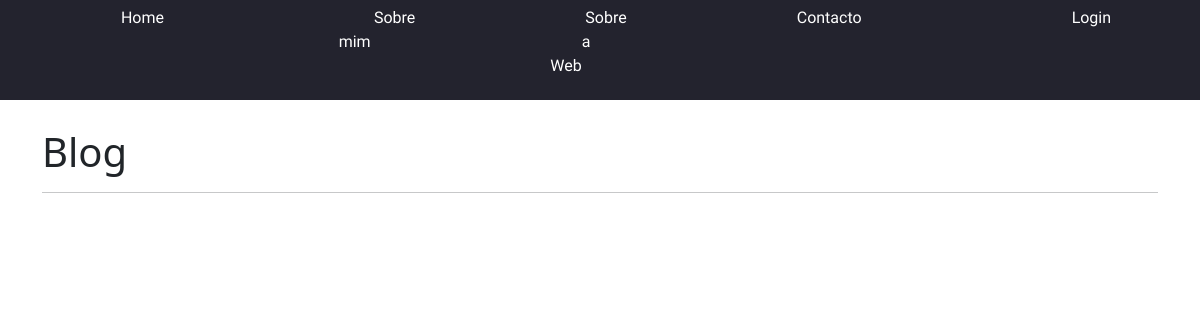
Page /portfolio/blog/ on the earlier database version.
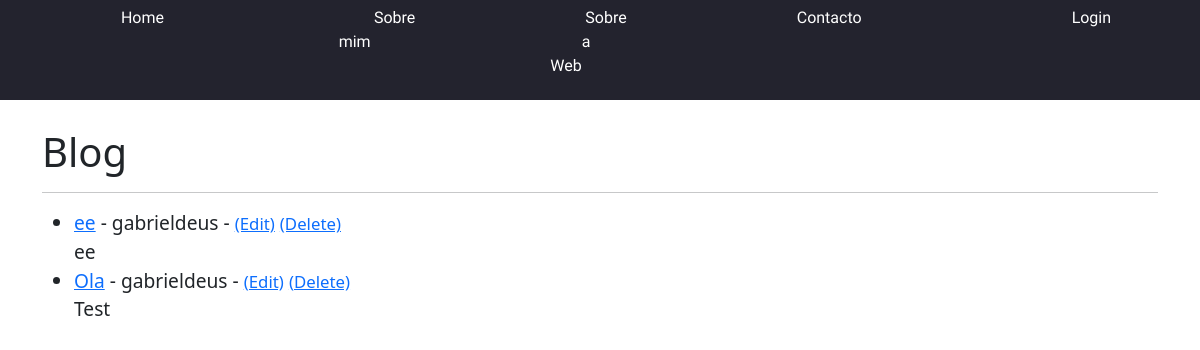
Same page on the later database version.
### portfolio/models.py (models this page shows, shortened)
class Blog(models.Model):
    autor = models.ForeignKey(User, on_delete=models.CASCADE)
    data = models.DateTimeField(auto_now_add=True)
    titulo = models.CharField(max_length=30)
    descricao = models.TextField()

### portfolio/views.py (the view)
# urls.py: path('blog/', BlogView.as_view(), name='blog'),
class BlogView(ListView):
    model = Blog
    template_name = 'portfolio/home.html'

### portfolio/templates/portfolio/home.html
{% extends 'portfolio/base.html' %}
{% block content %}
<div class="container-md">
    <br>
    <br>
    <h1>Blog</h1>
    <hr>
    <ul>
        {% for blog in object_list %}
        <li style="font-size: 1.2em"><a href="{% url 'portfolio:blog-details' blog.pk %}">{{ blog.titulo }}</a>
            - {{ blog.autor }} -
            <small><a href="{% url 'portfolio:edit_blog' blog.pk %}">(Edit)</a></small>
            <small><a href="{% url 'portfolio:delete_blog' blog.pk %}">(Delete)</a></small><br/>
            {{ blog.descricao }}
        </li>
        {% endfor %}
    </ul>
</div>
{% endblock %}

### portfolio/templates/portfolio/base.html (shortened to what this page needs)
<!doctype html>
<html lang="en">
<head>
    {% load static %}
    <link rel="stylesheet" href="{% static 'portfolio/css/base.css'%}">
    <link rel="stylesheet" href="{% static 'portfolio/css/navbar.css' %}"/>
    <link href="https://cdn.jsdelivr.net/npm/bootstrap@5.2.0-beta1/dist/css/bootstrap.min.css" rel="stylesheet"
>
</head>
<nav>
    {% include 'portfolio/navbar.html' %}
</nav>
<body>
<div class="container1">
    {% block content %}
    {% endblock %}
</div>
</body>
</html>

### portfolio/templates/portfolio/navbar.html
 <nav class="letra">
            <div class="menu">
                <div class="estilo">
                    <ul>
                        <li onclick="location.href = '{% url 'portfolio:home' %}'">
                            <a href="location.href = '{% url 'portfolio:home' %}'">Home</a>
                        </li>
                        <li onclick="location.href = '{% url 'portfolio:home' %}'"><a href="{% url 'portfolio:home' %}">Sobre mim</a></li>
                        <li onclick="location.href = '{% url 'portfolio:home' %}'"><a href="{% url 'portfolio:home' %}">Sobre a Web</a></li>
                        <li onclick="location.href ='{% url 'portfolio:home' %}'"><a href="{% url 'portfolio:home' %}">Contacto</a></li>
                        {% if user.is_authenticated %}
                        <li onclick="location.href = '{% url 'portfolio:logout' %}'"><a href="{% url 'portfolio:logout' %}">Logout</a></li>
                        {% else %}
                        <li onclick="location.href = '{% url 'portfolio:login' %}'"><a href="{% url 'portfolio:login' %}">Login</a></li>
                        {% endif %}
                    </ul>
                </div>
            </div>
        </nav>

### portfolio/static/portfolio/css/base.css (style rules this page uses)
body { margin: 15px 15px 30px 5vw; }

### portfolio/static/portfolio/css/navbar.css (style rules this page uses)
.menu { display: flex; position: absolute; background: #23232e; text-align: center; align-items: center; justify-content: center; width: 100%; left: 0; top: 0; padding: 50px; height: 6vh; z-index: 1000; }
.letra { font-family: "Prompt", sans-serif; }
.estilo ul { display: inline-flex; list-style: none; }
.estilo ul li { margin: 50px; padding: 15px; }
.estilo a { text-decoration: none; color: #fff; text-align: center; margin: 30px; padding: 10px; }

Differences in the rows shown:
added Blog: titulo "ee", autor "gabrieldeus", descricao "ee"
added Blog: titulo "Ola", autor "gabrieldeus", descricao "Test"
